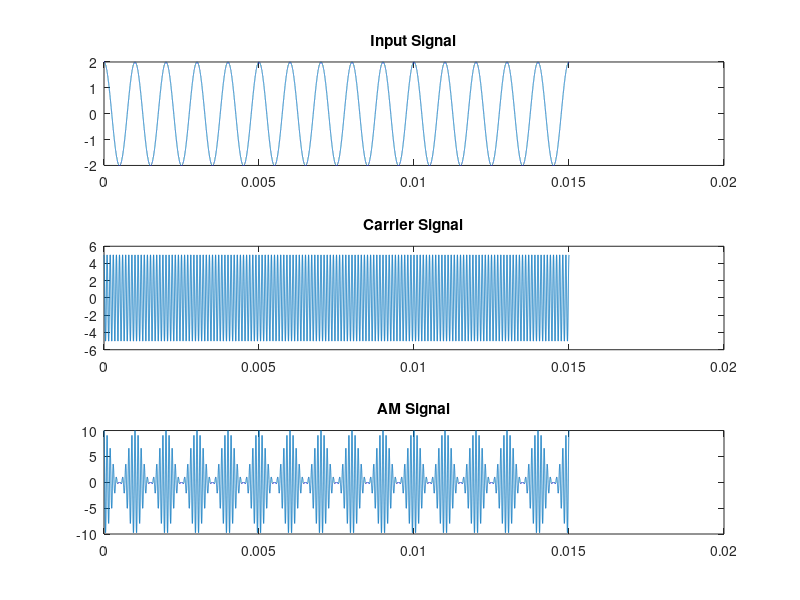

MATLAB code to generate this figure:
f_input = 1000;  #Input Frequency
v_input = 2;     #Input Voltage
s_input = 2*f_input;
t_input = 15*(0:1/100000000:2.*(1/s_input));



f_carrier = 10000;  #Carrier Frequency
v_carrier = 5;      #Carrier Voltage
s_carrier = 2*f_carrier;
t_carrier = 15*(0:1/100000000:2.*(1/s_carrier));

modulation_degree=0.5;  #Modulation Degree

sig_input =   v_input*cos(2*pi*f_input*t_input); # Input Signal
sig_carrier = v_carrier*cos(2*pi*f_carrier*t_input); # Carrier Signal
sig_AM  = (1+modulation_degree*sig_input).*sig_carrier; # Modulated 

subplot(3,1,1)
plot(t_input,sig_input);
title("Input Signal");

subplot(3,1,2)
plot(t_input,sig_carrier);
title("Carrier Signal");

subplot(3,1,3)
plot(t_input,sig_AM);
title("AM Signal");